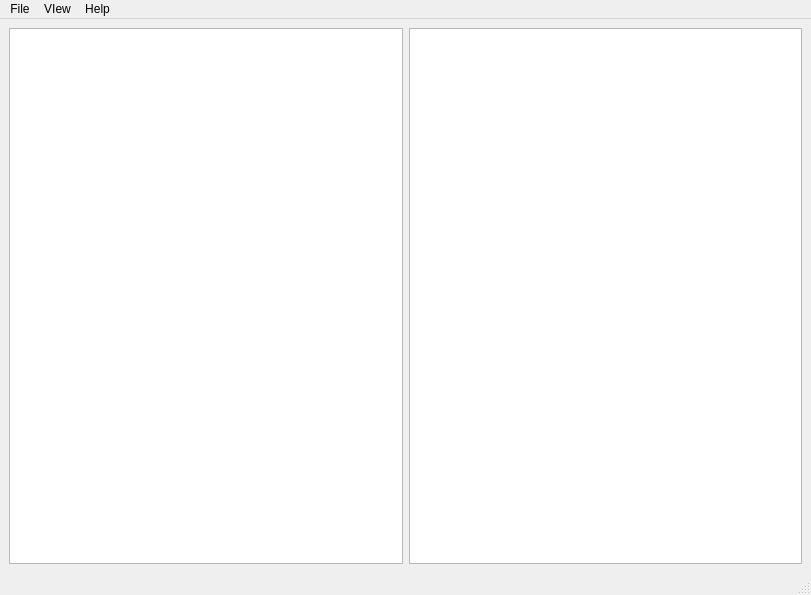
<?xml version="1.0" encoding="UTF-8"?>
<ui version="4.0">
 <class>MainWindow</class>
 <widget class="QMainWindow" name="MainWindow">
  <property name="windowModality">
   <enum>Qt::NonModal</enum>
  </property>
  <property name="geometry">
   <rect>
    <x>0</x>
    <y>0</y>
    <width>811</width>
    <height>595</height>
   </rect>
  </property>
  <property name="windowTitle">
   <string/>
  </property>
  <property name="unifiedTitleAndToolBarOnMac">
   <bool>false</bool>
  </property>
  <widget class="QWidget" name="centralwidget">
   <layout class="QGridLayout" name="gridLayout">
    <item row="1" column="1">
     <widget class="QGraphicsView" name="graphicsView">
      <property name="sizePolicy">
       <sizepolicy hsizetype="Expanding" vsizetype="Expanding">
        <horstretch>0</horstretch>
        <verstretch>0</verstretch>
       </sizepolicy>
      </property>
      <property name="maximumSize">
       <size>
        <width>16777215</width>
        <height>16777215</height>
       </size>
      </property>
     </widget>
    </item>
    <item row="1" column="0">
     <widget class="QListView" name="listView"/>
    </item>
    <item row="0" column="0" colspan="2">
     <layout class="QGridLayout" name="gridLayout_2"/>
    </item>
   </layout>
  </widget>
  <widget class="QMenuBar" name="menubar">
   <property name="geometry">
    <rect>
     <x>0</x>
     <y>0</y>
     <width>811</width>
     <height>22</height>
    </rect>
   </property>
   <property name="defaultUp">
    <bool>false</bool>
   </property>
   <widget class="QMenu" name="menuFile">
    <property name="title">
     <string>File</string>
    </property>
    <addaction name="actionOpen_file"/>
    <addaction name="actionOpen_folder"/>
    <addaction name="separator"/>
    <addaction name="actionSave_file"/>
    <addaction name="actionSave_as"/>
    <addaction name="actionExport_as"/>
   </widget>
   <widget class="QMenu" name="menuVIew">
    <property name="title">
     <string>VIew</string>
    </property>
   </widget>
   <widget class="QMenu" name="menuHelp">
    <property name="title">
     <string>Help</string>
    </property>
   </widget>
   <addaction name="menuFile"/>
   <addaction name="menuVIew"/>
   <addaction name="menuHelp"/>
  </widget>
  <widget class="QStatusBar" name="statusbar"/>
  <action name="actionOpen_file">
   <property name="text">
    <string>Open file...</string>
   </property>
  </action>
  <action name="actionOpen_folder">
   <property name="text">
    <string>Open folder...</string>
   </property>
  </action>
  <action name="actionSave_file">
   <property name="text">
    <string>Save file</string>
   </property>
  </action>
  <action name="actionSave_as">
   <property name="text">
    <string>Save as...</string>
   </property>
  </action>
  <action name="actionExport_as">
   <property name="text">
    <string>Export as...</string>
   </property>
  </action>
 </widget>
 <resources/>
 <connections/>
</ui>
